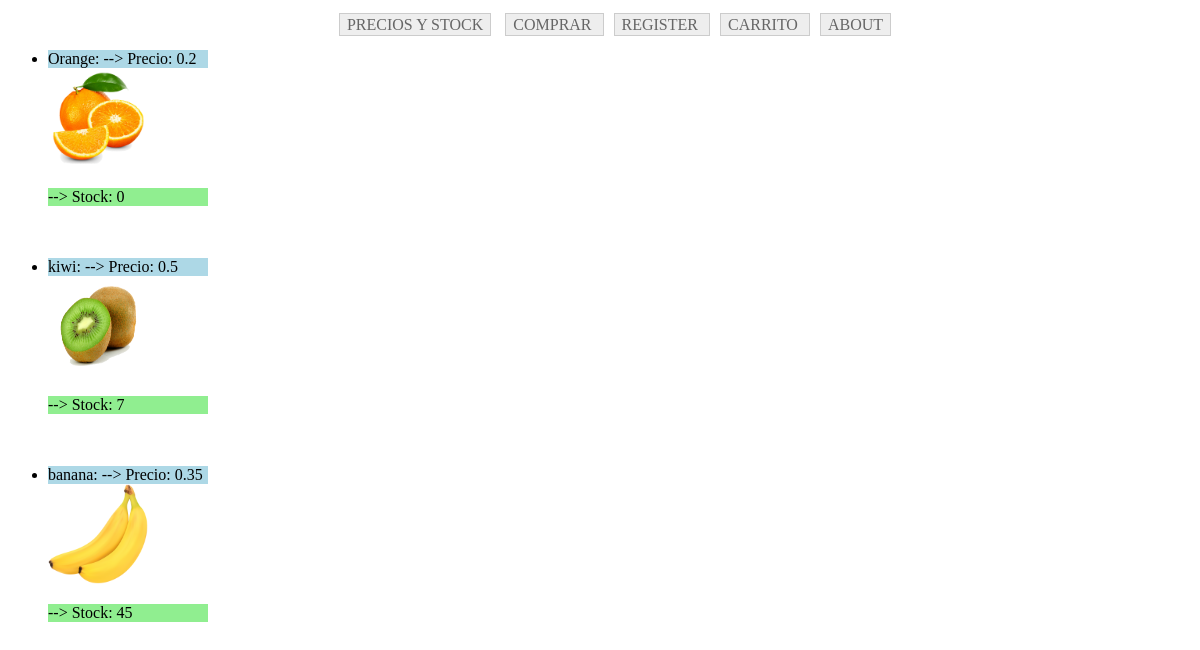
The page /mi_tienda/list on the database as committed earlier.
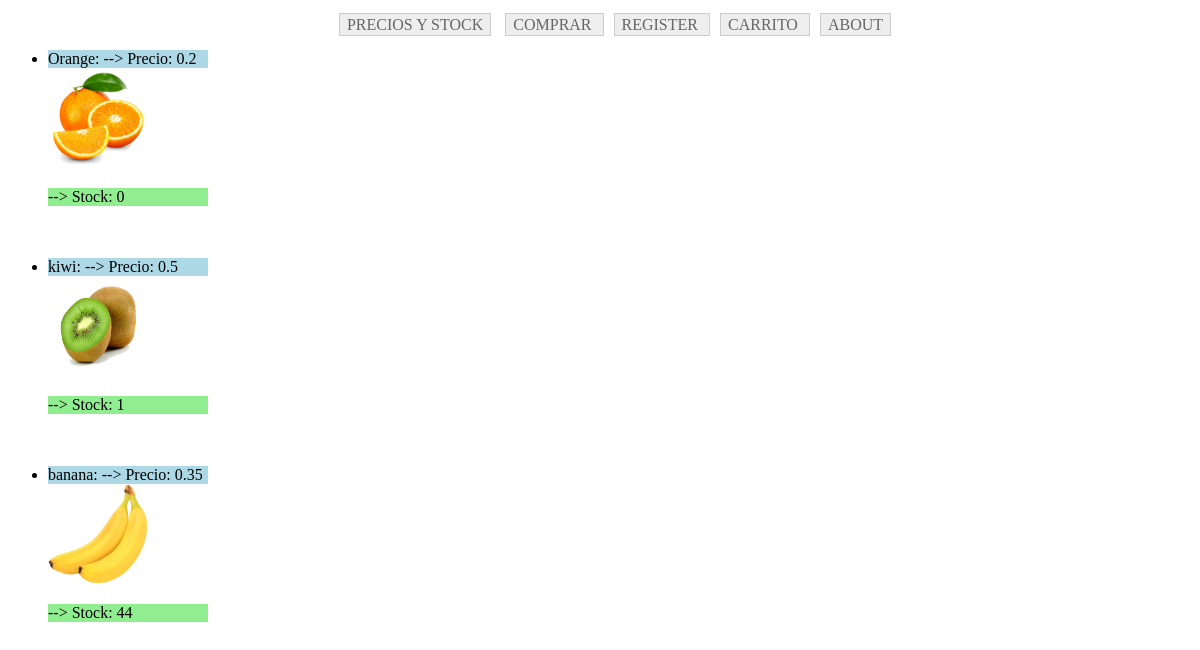
The same page on the database as committed later.
### mi_tienda/models.py (models this page shows, shortened)
class Producto(models.Model):
    nombre = models.CharField(max_length=50)
    stock = models.IntegerField(default=0)
    precio = models.FloatField()
    img = models.CharField(max_length=100)

### mi_tienda/views.py (the view)
# urls.py: path('list', views.list, name='list'),
def list(request):
    prod = Producto.objects.all()
    return render(request, 'listado.html', {'productos':prod})

### mi_tienda/templates/listado.html
    {% extends "indice.html"%}
    {% block content %}
    {% load staticfiles %}
      <ul>
      {% for prod in productos %}
          <div style="color: #000000;">
          <li style=" background-color: lightblue; width: 160px">{{ prod.nombre }}: --> Precio: {{prod.precio}}
          </li>
          <img src="{% static prod.img %}" style="width: 100px; height: 100px;">
          <p style="background-color: lightgreen; width: 160px">  --> Stock: {{prod.stock }} </p>
          <br>
          <br>
          </div>
      {% endfor %}
      </ul>
      {% endblock %}

Rows that differ between the two databases and show on the page:
changed Producto "kiwi": stock "7" → "1"
changed Producto "banana": stock "45" → "44"
